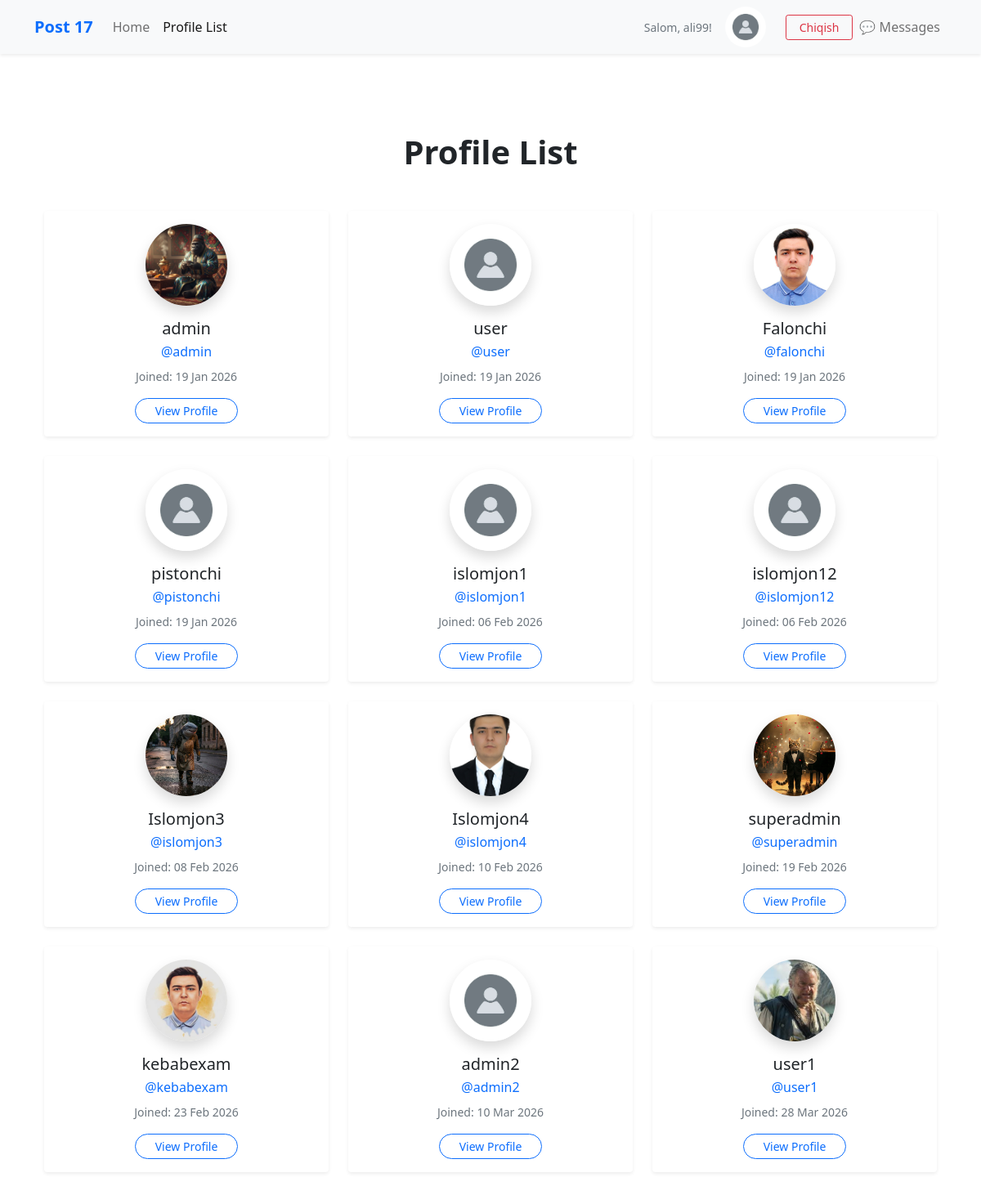
/profile_list/ (signed in), run on the app's committed database.
### postdayBackend/models.py (models this page shows, shortened)
class Profile(models.Model):
    user = models.OneToOneField(User, on_delete=models.CASCADE)
    bio = models.TextField(max_length=500, blank=True, null=True)
    profile_image = models.ImageField(null=True, blank=True, upload_to="images/")
    website_link = models.URLField(max_length=200, blank=True, null=True)
    facebook_link = models.URLField(max_length=200, blank=True, null=True)
    instagram_link = models.URLField(max_length=200, blank=True, null=True)
    linkedin_link = models.URLField(max_length=200, blank=True, null=True)
    twitter_link = models.URLField(max_length=200, blank=True, null=True)
    follows = models.ManyToManyField(
        "self",
        related_name="followed_by",
        symmetrical=False,
        blank=True
    )
    date_modified = models.DateTimeField(auto_now=True)

### postdayBackend/views.py (the view)
# urls.py: path("profile_list/", ProfileListView.as_view(), name="profile_list"),
class ProfileListView(View):
    def get(self, request):
        if request.user.is_authenticated:
            profiles = Profile.objects.exclude(user=request.user)
            return render(request, "pages/profile_list.html", {"profiles": profiles})
        else:
            messages.success(request, ("Ro'yxatdan o'tish talab etiladi"))
            return redirect("home")

### postdayBackend/templates/pages/profile_list.html
{% extends 'base.html' %}
{% load static %}
{% block content %}
<div class="container py-5">
    <h1 class="text-center fw-bold mb-5">Profile List</h1>
    {% if profiles %}
    <div class="row g-4">
        {% for profile in profiles %}
        <div class="col-md-6 col-lg-4">
            <div class="card border-0 shadow-sm h-100">
                <div class="card-body text-center">
                    {% if profile.profile_image %}
                    <img src="{{ profile.profile_image.url }}" class="rounded-circle mb-3 shadow" width="100"
                        height="100" style="object-fit: cover;" alt="{{ profile.user.username }}">
                    {% else %}
                    <img src="{% static 'images/image1.png' %}" class="rounded-circle mb-3 shadow" width="100"
                        height="100" style="object-fit: cover;" alt="{{ profile.user.username }}">
                    {% endif %}
                    <h5 class="fw-semibold mb-1">
                        {{ profile.user.username }}
                    </h5>
                    <a href="{% url 'profile' profile.user.id %}" class="text-decoration-none text-primary">
                        @{{ profile.user.username|lower }}
                    </a>
                    <p class="text-muted small mt-2 mb-3">
                        Joined: {{ profile.user.date_joined|date:"d M Y" }}
                    </p>
                    <a href="{% url 'profile' profile.user.id %}"
                        class="btn btn-outline-primary btn-sm rounded-pill px-4">
                        View Profile
                    </a>
                </div>
            </div>
        </div>
        {% endfor %}
    </div>
    {% endif %}
</div>
{% endblock %}

### postdayBackend/templates/navbar.html (shortened to what this page needs)
{% load static %}
<nav class="navbar navbar-expand-lg navbar-light bg-light shadow-sm">
  <div class="container">
    <a class="navbar-brand fw-bold text-primary" href="{% url 'home' %}">
      Post 17
    </a>
    <div class="collapse navbar-collapse" id="navbarSupportedContent">
      <ul class="navbar-nav me-auto mb-2 mb-lg-0">
        <li class="nav-item">
          <a
            class="nav-link {% if request.resolver_match.url_name == 'home' %}active{% endif %}"
            href="{% url 'home' %}"
          >
            Home
          </a>
        </li>
        <li class="nav-item">
          <a
            class="nav-link {% if request.resolver_match.url_name == 'profile_list' %}active{% endif %}"
            href="{% url 'profile_list' %}"
          >
            Profile List
          </a>
        </li>
      </ul>
      <ul class="navbar-nav ms-auto align-items-center">
        {% if user.is_authenticated %}
        <li class="nav-item me-3 text-muted small d-none d-lg-block">
          Salom, {{ user.username }}!
        </li>
        <li class="nav-item me-3">
          <a
            href="{% url 'profile' request.user.id %}"
            class="d-flex align-items-center"
          >
            {% if user.profile.profile_image %}
            <img
              src="{{ user.profile.profile_image.url }}"
              class="rounded-circle me-2"
              width="50"
              height="50"
              style="object-fit: cover"
            />
            {% else %}
            <img
              src="{% static 'images/image1.png' %}"
              class="rounded-circle me-2"
              width="50"
              height="50"
              style="object-fit: cover"
            />
            {% endif %}
          </a>
        </li>
        <li class="nav-item">
          <a
            class="btn btn-outline-danger btn-sm px-3"
            href="{% url 'logout' %}"
          >
            Chiqish
          </a>
        </li>
        <li class="nav-item">
          <a href="{% url 'chat:inbox' %}" class="nav-link"> 💬 Messages </a>
        </li>
        {% endif %}
      </ul>
    </div>
  </div>
</nav>

### data on the page
Profile: profile_image (picture), user.username "admin", user.date_joined "19 Jan 2026"
Profile: user.username "user", user.date_joined "19 Jan 2026"
Profile: profile_image (picture), user.username "Falonchi", user.username "falonchi", user.date_joined "19 Jan 2026"
Profile: user.username "pistonchi", user.date_joined "19 Jan 2026"
Profile: user.username "islomjon1", user.date_joined "06 Feb 2026"
Profile: user.username "islomjon12", user.date_joined "06 Feb 2026"
Profile: profile_image (picture), user.username "Islomjon3", user.username "islomjon3", user.date_joined "08 Feb 2026"
Profile: profile_image (picture), user.username "Islomjon4", user.username "islomjon4", user.date_joined "10 Feb 2026"
Profile: profile_image (picture), user.username "superadmin", user.date_joined "19 Feb 2026"
Profile: profile_image (picture), user.username "kebabexam", user.date_joined "23 Feb 2026"
Profile: user.username "admin2", user.date_joined "10 Mar 2026"
Profile: profile_image (picture), user.username "user1", user.date_joined "28 Mar 2026"

### other printed values
{{ user.username }} "ali99"
